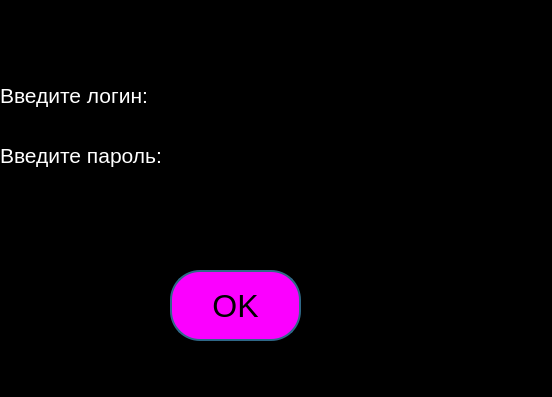
<?xml version="1.0" encoding="UTF-8"?>
<ui version="4.0">
 <class>registration</class>
 <widget class="QMainWindow" name="registration">
  <property name="geometry">
   <rect>
    <x>0</x>
    <y>0</y>
    <width>552</width>
    <height>397</height>
   </rect>
  </property>
  <property name="windowTitle">
   <string>Окно регистрации</string>
  </property>
  <property name="styleSheet">
   <string notr="true">background-color: rgb(0, 0, 0);</string>
  </property>
  <widget class="QWidget" name="centralwidget">
   <widget class="QLabel" name="label">
    <property name="geometry">
     <rect>
      <x>0</x>
      <y>70</y>
      <width>231</width>
      <height>51</height>
     </rect>
    </property>
    <property name="font">
     <font>
      <pointsize>16</pointsize>
     </font>
    </property>
    <property name="styleSheet">
     <string notr="true">color: rgb(255,255, 255);</string>
    </property>
    <property name="text">
     <string>Введите логин:</string>
    </property>
   </widget>
   <widget class="QLabel" name="label_2">
    <property name="geometry">
     <rect>
      <x>0</x>
      <y>130</y>
      <width>231</width>
      <height>51</height>
     </rect>
    </property>
    <property name="font">
     <font>
      <pointsize>16</pointsize>
     </font>
    </property>
    <property name="styleSheet">
     <string notr="true">color: rgb(255, 255, 255);</string>
    </property>
    <property name="text">
     <string>Введите пароль:</string>
    </property>
   </widget>
   <widget class="QPushButton" name="regbtn">
    <property name="geometry">
     <rect>
      <x>170</x>
      <y>270</y>
      <width>131</width>
      <height>71</height>
     </rect>
    </property>
    <property name="font">
     <font>
      <pointsize>24</pointsize>
     </font>
    </property>
    <property name="styleSheet">
     <string notr="true">background-color: #fb00ff;
border:2px solid #2f6887;
border-radius: 30;</string>
    </property>
    <property name="text">
     <string>OK</string>
    </property>
   </widget>
   <widget class="QLineEdit" name="new_login">
    <property name="geometry">
     <rect>
      <x>190</x>
      <y>80</y>
      <width>231</width>
      <height>41</height>
     </rect>
    </property>
    <property name="styleSheet">
     <string notr="true">color: rgb(255, 255, 255);</string>
    </property>
   </widget>
   <widget class="QLineEdit" name="new_pass">
    <property name="geometry">
     <rect>
      <x>190</x>
      <y>140</y>
      <width>231</width>
      <height>41</height>
     </rect>
    </property>
    <property name="styleSheet">
     <string notr="true">color: rgb(255, 255, 255);</string>
    </property>
   </widget>
  </widget>
  <widget class="QMenuBar" name="menubar">
   <property name="geometry">
    <rect>
     <x>0</x>
     <y>0</y>
     <width>552</width>
     <height>21</height>
    </rect>
   </property>
  </widget>
  <widget class="QStatusBar" name="statusbar"/>
 </widget>
 <resources/>
 <connections/>
</ui>
